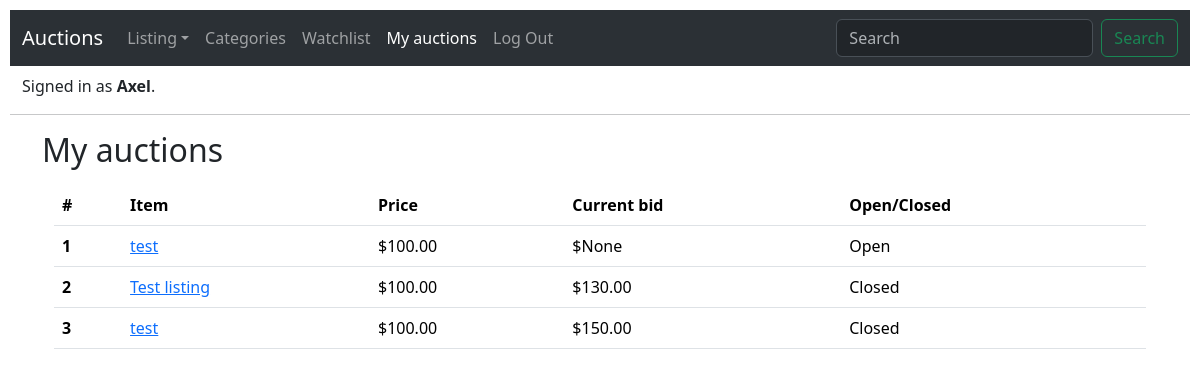
Page /myauctions (signed in) on the earlier database version.
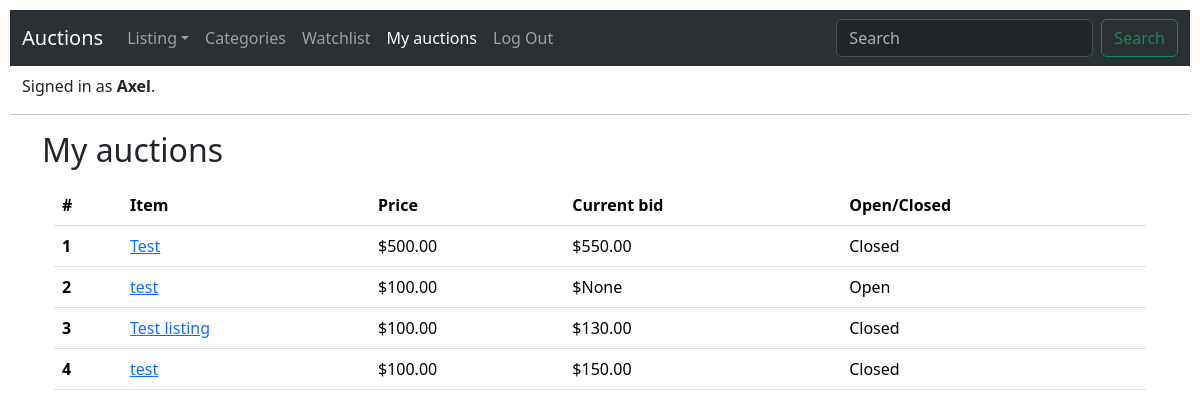
Same page on the later database version.
### auctions/models.py (models this page shows, shortened)
class User(AbstractUser):
    id = models.AutoField(primary_key=True)

class Auction(models.Model):
    id = models.AutoField(primary_key=True, null=False)
    seller = models.ForeignKey(User, on_delete=models.CASCADE, related_name="sales", null=False)
    item = models.CharField(max_length=64)
    price = models.DecimalField(max_digits=10, decimal_places=2)
    proposed_price = models.DecimalField(max_digits=10, null=True, decimal_places=2)
    description = models.CharField(max_length=255)
    image = models.URLField(max_length=300, null=True, blank=True, default='https://paytmblogcdn.paytm.com/wp-content/uploads/2024/04/Blog_Generic_Difference-Between-Hallmarked-Gold-KDM-and-916-Gold.jpg')
    creation_date = models.DateTimeField(auto_now_add=True)
    category = models.ForeignKey(Category, null=True, on_delete=models.SET_NULL, related_name="sorted_auctions")
    active = models.BooleanField(default=True)
    winner = models.ForeignKey(User, on_delete=models.CASCADE, related_name="won_auctions", null=True)
    class Meta:
        ordering = ['-creation_date']

### auctions/views.py (the view)
# urls.py: path("myauctions", views.myauctions, name="myauctions")
@login_required
def myauctions(request):
    auctions = Auction.objects.filter(seller=request.user)
    return render(request, "auctions/myauctions.html", {
        "auctions": auctions
    })

### auctions/templates/auctions/myauctions.html (shortened to what this page needs)
{% extends "auctions/layout.html" %}
{% block body %}
<div class="container">
  <h2 class="mb-3">My auctions</h2>
  <div class="container-fluid">
    <table class="table table-hover">
        <thead>
          <tr>
            <th scope="col">#</th>
            <th scope="col">Item</th>
            <th scope="col">Price</th>
            <th scope="col">Current bid</th>
            <th scope="col">Open/Closed</th>
          </tr>
        </thead>
        <tbody>
        {% for auction in auctions %}
        <tr>
            <th scope="row">{{ forloop.counter }}</th>
            <td><a href="{% url 'listing' auction.id %}">{{ auction.item }}</a></td>
            <td>${{ auction.price }}</td>
            <td>${{ auction.proposed_price }}</td>
            <td>{% if auction.active %}Open{% else %}Closed{% endif %}</td>
          </tr>
        {% endfor %}
        </tbody>
      </table>
  </div>
</div>
{% endblock %}

### auctions/templates/auctions/layout.html (shortened to what this page needs)
{% load static %}
<!DOCTYPE html>
<html lang="en">
    <head>
        <link href="https://cdn.jsdelivr.net/npm/bootstrap@5.3.3/dist/css/bootstrap.min.css" rel="stylesheet">
        <link href="{% static 'auctions/styles.css' %}" rel="stylesheet">
    </head>
    <body>
        <nav class="navbar navbar-expand-lg bg-body-tertiary border-body" data-bs-theme="dark">
            <div class="container-fluid">
              <a class="navbar-brand" href="{% url 'index' %}">Auctions</a>
              <div class="collapse navbar-collapse" id="navbarSupportedContent">
                <ul class="navbar-nav me-auto mb-2 mb-lg-0">
                    {% if user.is_authenticated %}
                    <li class="nav-item dropdown">
                        <a class="nav-link dropdown-toggle " href="#" role="button" data-bs-toggle="dropdown" aria-expanded="false">Listing</a>
                    </li>
                    <li class="nav-item"><a class="nav-link {% if 'categories' in request.path %} active {% endif %}" href="{% url 'categories' %}">Categories</a></li>
                    <li class="nav-item"><a class="nav-link {% if 'watchlist' in request.path %} active {% endif %}" href="{% url 'watchlist' %}">Watchlist</a></li>
                    <li class="nav-item"><a class="nav-link {% if 'auctions' in request.path %} active {% endif %}" href="{% url 'myauctions' %}">My auctions</a></li>
                    <li class="nav-item"><a class="nav-link" href="{% url 'logout' %}">Log Out</a></li>
                </ul>
                <form class="d-flex" role="search" action="{% url 'search' %}" method="get">
                  <input class="form-control me-2" type="search" placeholder="Search" aria-label="Search" name="q">
                  <button class="btn btn-outline-success" type="submit">Search</button>
                </form>
                {% else %}
                <li class="nav-item"><a class="nav-link {% if 'login' in request.path %} active {% endif %}" href="{% url 'login' %}">Log In</a></li>
                <li class="nav-item"><a class="nav-link {% if 'egister' in request.path %} active {% endif %}" href="{% url 'register' %}">Register</a></li>
                {% endif %}
              </div>
            </div>
          </nav>
          <div class="container-fluid mt-2">
            {% if user.is_authenticated %}
                Signed in as <strong>{{ user.username }}</strong>.
            {% else %}
                Not signed in.
            {% endif %}
        </div>
        <hr>
        {% block body %}
        {% endblock %}
    </body>
</html>

### auctions/static/auctions/styles.css (style rules this page uses)
body { padding: 10px; }

Differences in the rows shown:
added Auction: item "Test", price "500.00", proposed_price "550.00", active "Closed"
